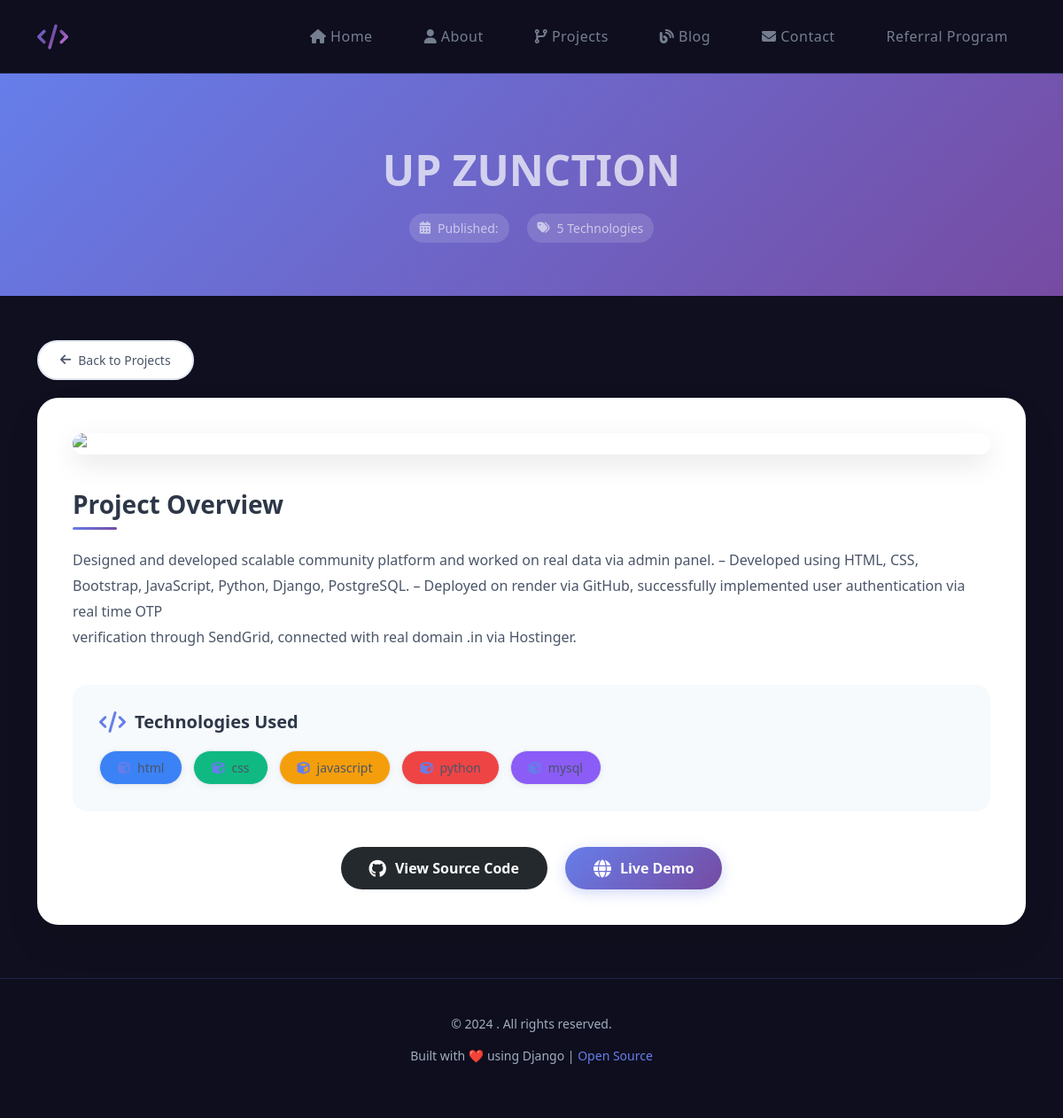
/projects/1/, run on the app's committed database.
### apps/projects/models.py (models this page shows, shortened)
class Project(models.Model):
    title = models.CharField(max_length=200)
    description = models.TextField()
    image = CloudinaryField('image')
    github_link = models.URLField(blank=True, null=True)
    live_link = models.URLField(blank=True, null=True)
    category = models.ForeignKey(Category, on_delete=models.CASCADE)
    technologies = models.ManyToManyField(Technology, blank=True)

class Technology(models.Model):
    name = models.CharField(max_length=50)

### apps/projects/views.py (the view)
# urls.py: path('<int:id>/', project_detail, name='project_detail'),
def project_detail(request, id):
    project = get_object_or_404(Project, id=id)
    return render(request, 'projects/project_detail.html', {'project': project})

### templates/projects/project_detail.html (shortened to what this page needs)
{% extends 'base.html' %}
{% block content %}
<div class="project-hero">
    <div class="container text-center">
        <h1 class="project-title" data-aos="fade-up">{{ project.title }}</h1>
        <div class="project-meta" data-aos="fade-up" data-aos-delay="100">
            <div class="meta-item">
                <i class="fas fa-calendar-alt"></i>
                <span>Published: {{ project.created_at|date:"F d, Y" }}</span>
            </div>
            <div class="meta-item">
                <i class="fas fa-tags"></i>
                <span>{{ project.technologies.count }} Technologies</span>
            </div>
        </div>
    </div>
</div>
<div class="container">
    <a href="/projects/" class="btn-back" data-aos="fade-up">
        <i class="fas fa-arrow-left"></i> Back to Projects
    </a>
    <div class="project-content-wrapper animate-fade-in" data-aos="fade-up">
        {% if project.image %}
        <div class="project-image">
            <img src="{{ project.image.url }}" alt="{{ project.title }}">
        </div>
        {% endif %}
        <div class="project-description">
            <h3>Project Overview</h3>
            <p>{{ project.description|linebreaks }}</p>
        </div>
        <div class="tech-section">
            <h4>
                <i class="fas fa-code"></i>
                Technologies Used
            </h4>
            <div class="tech-badges">
                {% for tech in project.technologies.all %}
                <span class="badge-item">
                    <i class="fas fa-cube"></i>
                    {{ tech.name }}
                </span>
                {% endfor %}
            </div>
        </div>
        <div class="action-buttons">
            {% if project.github_link %}
            <a href="{{ project.github_link }}" target="_blank" class="btn-github">
                <i class="fa-brands fa-github fa-lg"></i>
                View Source Code
            </a>
            {% endif %}
            {% if project.live_link %}
            <a href="{{ project.live_link }}" target="_blank" class="btn-live">
                <i class="fa-solid fa-globe fa-lg"></i>
                Live Demo
            </a>
            {% endif %}
        </div>
    </div>
</div>
{% endblock %}

### static/css/style.css (style rules this page uses)
:root { --bg-color: #0f172a; --card-color: #1e293b; --primary: #38bdf8; --text: #ffffff; }
body { overflow-x: hidden; }
body { background-color: var(--bg-color); color: var(--text); font-size: 16px; }
.badge-container, .tech-badges { display: flex; flex-wrap: wrap; gap: 6px; }
.badge-item { padding: 5px 10px; font-size: 12px; border-radius: 20px; color: white; transition: 0.3s; cursor: default; }
.badge-item:nth-child(1) { background: #3b82f6; }
.badge-item:nth-child(2) { background: #10b981; }
.badge-item:nth-child(3) { background: #f59e0b; }
.badge-item:nth-child(4) { background: #ef4444; }
.badge-item:nth-child(5) { background: #8b5cf6; }
.text-center { font-size: 16px; opacity: 0.7; }

### templates/base.html (style rules this page uses)
:root { --primary-gradient: linear-gradient(135deg, #667eea 0%, #764ba2 100%); --secondary-gradient: linear-gradient(135deg, #f093fb 0%, #f5576c 100%); --accent-gradient: linear-gradient(135deg, #4facfe 0%, #00f2fe 100%); --dark-bg: #0f0f1f; --card-bg: rgba(255, 255, 255, 0.05); --text-light: #ffffff; --text-gray: #a0aec0; }
body { background: var(--dark-bg); font-family: 'Poppins', 'Segoe UI', Tahoma, Geneva, Verdana, sans-serif; overflow-x: hidden; color: var(--text-light); }

### data on the page
Project: title "UP ZUNCTION", technologies.count "5", description "Designed and developed scalable community platform and worked on real data via admin panel. – Developed using HTML, CSS, Bootstrap, JavaScript, Python, Django, PostgreSQL. – Deployed on render via GitHub, successfully implemented user authentication via real time OTP verification through SendGrid, connected with real domain .in via Hostinger."
Technology: name "html"
Technology: name "css"
Technology: name "javascript"
Technology: name "python"
Technology: name "mysql"
